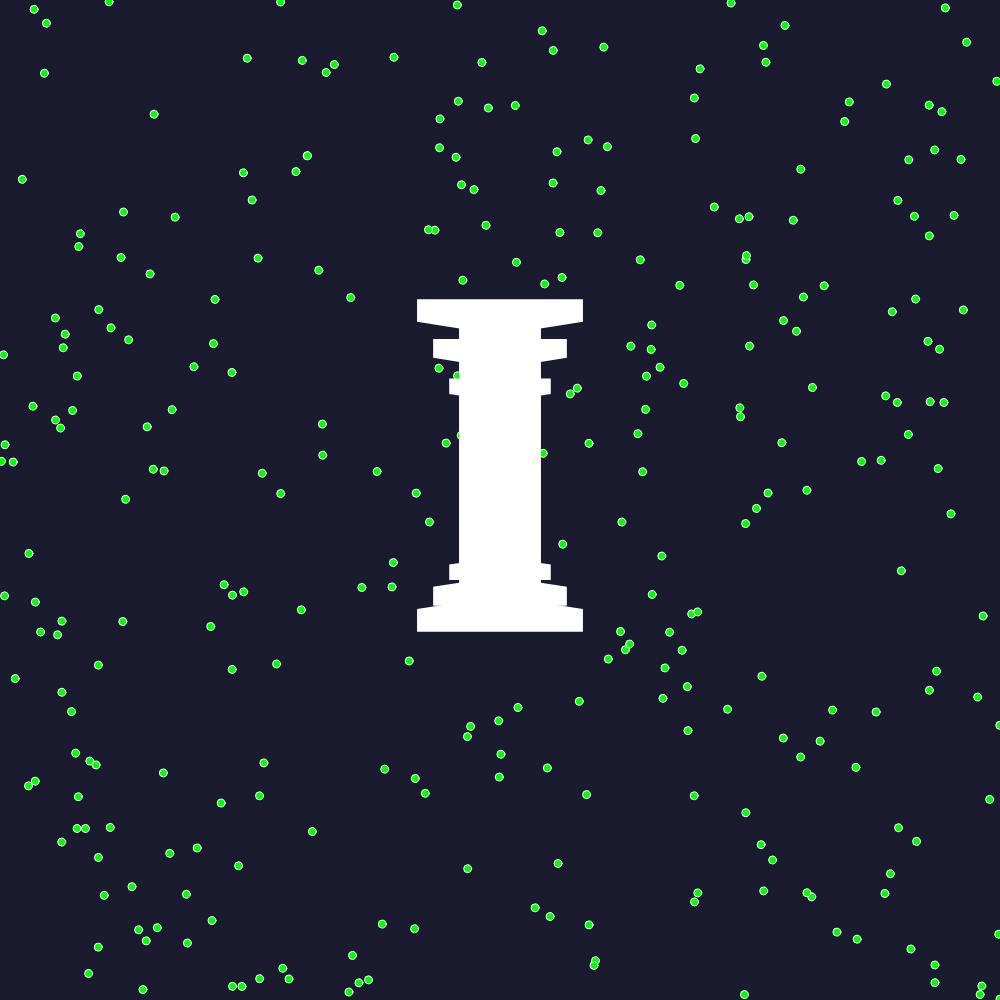
Frame 1 (no input)
Frame 60 (no input): identical to frame 1, image omitted
Frame 120 (the mouse pressed at the canvas centre since frame 60): identical to frame 1, image omitted

The p5.js sketch that drew this single still picture (run headless with seeded random() and noise() and a simulated clock; from frame 60 on, the mouse is pressed at the canvas centre):

// p5.js sketch
// ── sketch.js
let particles = [];//создать вариабл

function setup() {
  createCanvas(1000, 1000);
  background('#1b1b2f');


  for (let i = 0; i < 300; i++) {
    particles.push(new Particle());
  }
}

function draw() {
  background('#1b1b2f');

  for (let i = 0; i < particles.length; i++) {//ебашу точки
    particles[i].show();
  }

  textSize(500);
  textAlign(CENTER, CENTER);
  fill('#f3f5b0');
  textFont('serif');
  textStyle(BOLD);//хуяришь саму букву
  fill('##f3f5b0');
  strokeWeight(5);
  text('I', width/2, height/2);

  textSize(300);
  fill('##f3f5b0');
  textFont('serif');
  textStyle(BOLD);
  fill('##f3f5b0');
  strokeWeight(5);
  text('I', width/2, height/2);

  textSize(400);
  fill('##f3f5b0');
  textFont('serif');
  textStyle(BOLD);
  fill('##f3f5b0');
  strokeWeight(5);
  text('I', width/2, height/2);

  textSize(200);
  fill('##f3f5b0');
  textFont('serif');
  textStyle(BOLD);
  fill('##f3f5b0');
  strokeWeight(5);
  text('I', width/2, height/2);
}

class Particle {

 

  constructor() {
    this.pos = createVector(random(width), random(height));
  }

  show() {
    stroke('#ffffff');
    strokeWeight(1);
    fill('#00ff00');
    ellipse(this.pos.x, this.pos.y, 8, 8); 
  }
}
